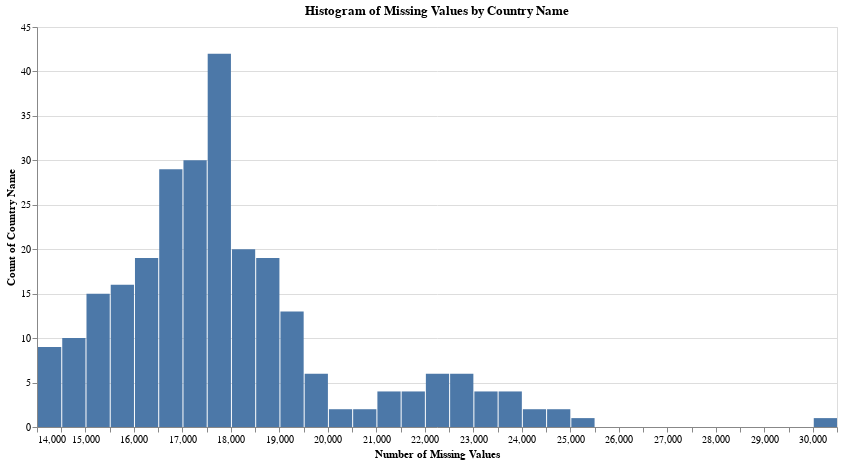

Write notebook code for a chart like this one.
### Code cell
histogram_missing('Country Name',40)

### Figure 1 — Vega-Lite specification as saved in the notebook (floating-point values rounded to 4 significant figures; data arrays with more than 128 entries replaced by an {"elided": "..."} marker saying what was removed)
{"config": {"view": {"continuousWidth": 300, "continuousHeight": 300}}, "data": {"name": "data-cff43bce54c9e786695097f449f17f90"}, "mark": {"type": "bar"}, "encoding": {"x": {"bin": {"maxbins": 40}, "field": "MissingValues", "title": "Number of Missing Values", "type": "quantitative"}, "y": {"aggregate": "count", "title": "Count of Country Name", "type": "quantitative"}}, "height": 400, "title": "Histogram of Missing Values by Country Name", "width": 800, "$schema": "https://vega.github.io/schema/vega-lite/v5.20.1.json", "datasets": {"data-cff43bce54c9e786695097f449f17f90": {"elided": "266 records"}}}
